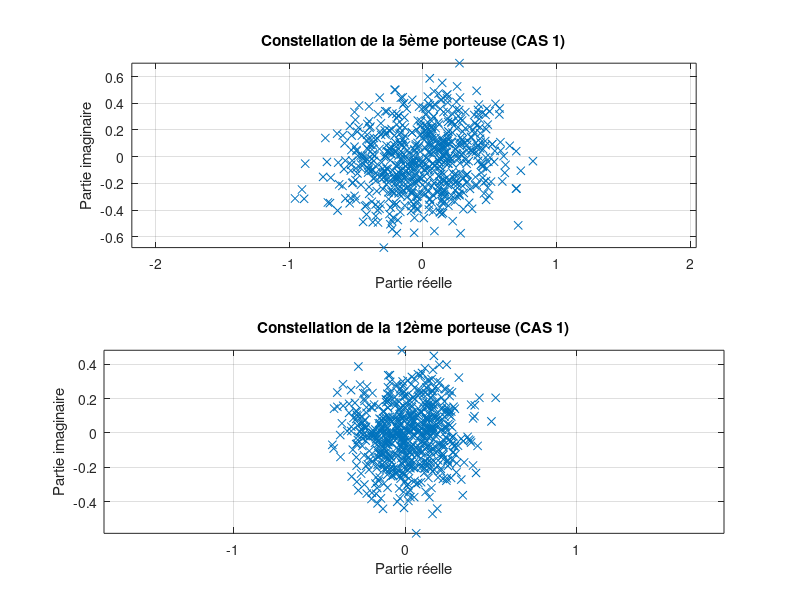
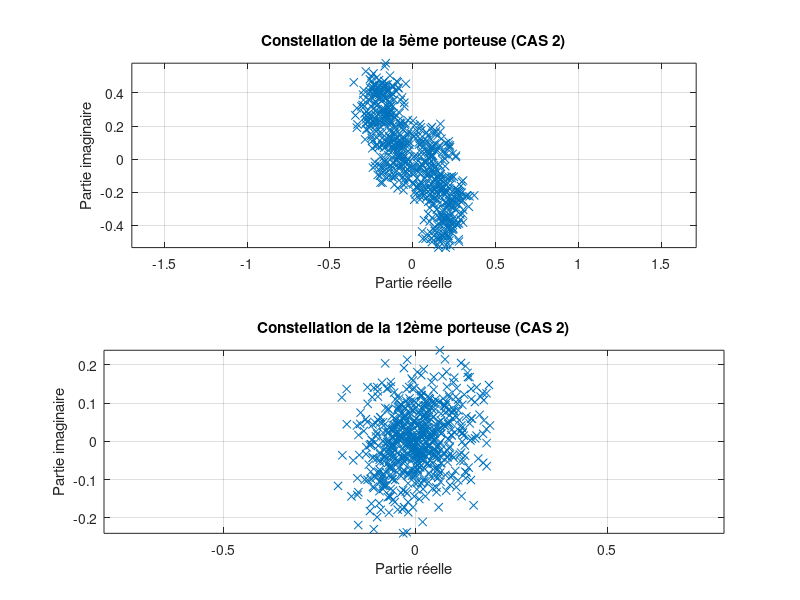
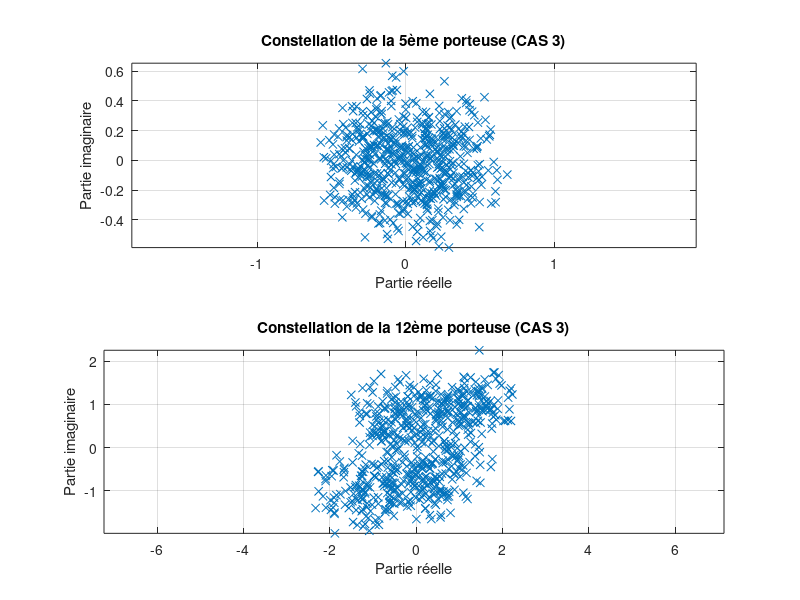

Source code (MATLAB) for these figures, in order:
clear all;
close all;

% Mapping BPSK (moyenne nulle et variance 1) :
% 1 -->  1V
% 0 --> -1V

% Paramètres :
n = 10000;          % nb de bits à transmettre
Fe = 24000;         % (Hz) Fréquences d'échantillonages

% Paramètres des monoporteuses
Ts = 10;            % durée symbole en monoporteuse
Fs = 1/Ts;          % fréquence symbole en monoporteuse
M = 2;              % modulation

% Paramètres de la chaine de transmission OFDM
N = 16;             % nb porteuses
Ts_OFDM = N*Ts;     % durée symbole OFDM
R_OFMD = 1/Ts_OFDM; % débit sortie OFDM


% Génération du signal OFDM
% Génération des bits / de l'information
bits = randi([0 1],1,n);

% Création des symboles
symboles = 2*bits - 1;  % Mapping BPSK | 1 --> +1V | 0 --> -1V |

% On reshape pour faire correspondre aux N porteuses
symboles_OFDM = reshape(symboles, N, n/N);

% Passe dans le mode temporel
symboles_OFDM = ifft(symboles_OFDM);


% INITIALISATION DU CANAL MULTI-TRAJET
h = [0.227 0.46 0.688 0.46 0.227];


% =================================================================
% =                                                               =
% = 4. Impact d'une erreur de synchronisation horloge             =
% =                                                               =   
% =================================================================


% Surdimensionnement du préfixe cyclique 
% Ainsi on ajoute 4*2 = 8 porteuses en plus de préfixe cyclique
mat_OFDM = [symboles_OFDM(end - 7:end,:); symboles_OFDM];  % Ajout en tête des porteuses !!

% On obtient ainsi le signal OFDM avec l'ajout de l'intervalle de garde
signal_OFDM = reshape(mat_OFDM, 1, []); % On replace le signal en 1 seul vecteur ligne


% Réception du signal après canal multitrajet
% Passage du signal OFDM dans le canal de propagation multitrajets
signal_recu_IG = filter(h,1,signal_OFDM);


% Opération chaine de réception 
% Reshape pour obtenir l'information sous forme de porteuse
mat_recu_IG = reshape(signal_recu_IG, N + 8, []);




%
% CAS 1 : Avance de TAUX > delta - TAUX_MAX
% on va reshape notre matrice beaucoup trop tôt pour simuler une avance
% on va ici absorber TOUS les préfixes cycliques dans le symbole
%

mat_signal_CAS_1 = mat_recu_IG(1:N,:); % On prend 8 préfixes cycliques + 8 monoporteuses
mat_signal_CAS_1_freq = fft(mat_signal_CAS_1);


% Tracé de 2 constellations obtenues en réception
constellation_porteuse_5 = mat_signal_CAS_1_freq(5,:);
constellation_porteuse_12 = mat_signal_CAS_1_freq(12,:);

% On va tracer la 5 et 12 ième
figure;
subplot(2, 1, 1);
plot(real(constellation_porteuse_5), imag(constellation_porteuse_5), 'x');
title('Constellation de la 5ème porteuse (CAS 1)');
xlabel('Partie réelle');
ylabel('Partie imaginaire');
axis equal;
grid on;

subplot(2, 1, 2);
plot(real(constellation_porteuse_12), imag(constellation_porteuse_12), 'x');
title('Constellation de la 12ème porteuse (CAS 1)');
xlabel('Partie réelle');
ylabel('Partie imaginaire');
axis equal;
grid on;




%
% CAS 2 : Avance de TAUX < delta - TAUX TAUX_MAX
% on va reshape notre matrice beaucoup trop tôt pour simuler une avance
% on va ici absorber UNE PARTIE des préfixes cycliques dans le symbole
%

mat_signal_CAS_2 = mat_recu_IG(4:N + 4,:); % On prend 4 préfixes cycliques + 12 monoporteuses
mat_signal_CAS_2_freq = fft(mat_signal_CAS_2);


% Tracé de 2 constellations obtenues en réception
constellation_porteuse_5 = mat_signal_CAS_2_freq(5,:);
constellation_porteuse_12 = mat_signal_CAS_2_freq(12,:);

% On va tracer la 5 et 12 ième
figure;
subplot(2, 1, 1);
plot(real(constellation_porteuse_5), imag(constellation_porteuse_5), 'x');
title('Constellation de la 5ème porteuse (CAS 2)');
xlabel('Partie réelle');
ylabel('Partie imaginaire');
axis equal;
grid on;

subplot(2, 1, 2);
plot(real(constellation_porteuse_12), imag(constellation_porteuse_12), 'x');
title('Constellation de la 12ème porteuse (CAS 2)');
xlabel('Partie réelle');
ylabel('Partie imaginaire');
axis equal;
grid on;




%
% CAS 3 : Retard de TAUX
% on va reshape notre matrice trop tard pour simuler le retard
%
% Sélection des 10 monoporteuses de l'instant t
mat_signal_CAS_3_part1 = mat_recu_IG(1:10, :);

% Sélection des 2 premières monoporteuses de l'instant t+1
mat_signal_CAS_3_part2 = mat_recu_IG(N + (1:2), :);

% Concaténation des deux parties
mat_signal_CAS_3 = [mat_signal_CAS_3_part1; mat_signal_CAS_3_part2];

% Calcul de la transformée de Fourier
mat_signal_CAS_3_freq = fft(mat_signal_CAS_3);

% Tracé des constellations
constellation_porteuse_5 = mat_signal_CAS_3_freq(5, :);
constellation_porteuse_12 = mat_signal_CAS_3_freq(12, :);

% Tracer la 5ème porteuse
figure;
subplot(2, 1, 1);
plot(real(constellation_porteuse_5), imag(constellation_porteuse_5), 'x');
title('Constellation de la 5ème porteuse (CAS 3)');
xlabel('Partie réelle');
ylabel('Partie imaginaire');
axis equal;
grid on;

% Tracer la 12ème porteuse
subplot(2, 1, 2);
plot(real(constellation_porteuse_12), imag(constellation_porteuse_12), 'x');
title('Constellation de la 12ème porteuse (CAS 3)');
xlabel('Partie réelle');
ylabel('Partie imaginaire');
axis equal;
grid on;

